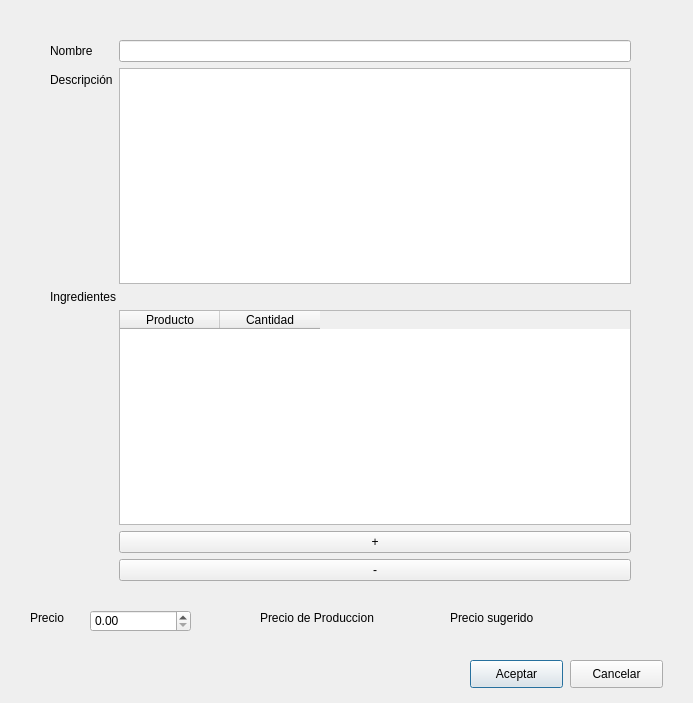
<?xml version="1.0" encoding="UTF-8"?>
<ui version="4.0">
 <class>form_insertarOferta</class>
 <widget class="QDialog" name="form_insertarOferta">
  <property name="geometry">
   <rect>
    <x>0</x>
    <y>0</y>
    <width>693</width>
    <height>703</height>
   </rect>
  </property>
  <property name="windowTitle">
   <string>Dialog</string>
  </property>
  <widget class="QPushButton" name="pushButton_3">
   <property name="geometry">
    <rect>
     <x>470</x>
     <y>660</y>
     <width>93</width>
     <height>28</height>
    </rect>
   </property>
   <property name="text">
    <string>Aceptar</string>
   </property>
  </widget>
  <widget class="QPushButton" name="pushButton_4">
   <property name="geometry">
    <rect>
     <x>570</x>
     <y>660</y>
     <width>93</width>
     <height>28</height>
    </rect>
   </property>
   <property name="text">
    <string>Cancelar</string>
   </property>
  </widget>
  <widget class="QLabel" name="label_4">
   <property name="geometry">
    <rect>
     <x>30</x>
     <y>610</y>
     <width>55</width>
     <height>16</height>
    </rect>
   </property>
   <property name="text">
    <string>Precio</string>
   </property>
  </widget>
  <widget class="QDoubleSpinBox" name="doubleSpinBox">
   <property name="geometry">
    <rect>
     <x>90</x>
     <y>610</y>
     <width>101</width>
     <height>22</height>
    </rect>
   </property>
  </widget>
  <widget class="QLabel" name="label_5">
   <property name="geometry">
    <rect>
     <x>260</x>
     <y>610</y>
     <width>131</width>
     <height>16</height>
    </rect>
   </property>
   <property name="text">
    <string>Precio de Produccion</string>
   </property>
  </widget>
  <widget class="QLabel" name="label_6">
   <property name="geometry">
    <rect>
     <x>450</x>
     <y>610</y>
     <width>91</width>
     <height>16</height>
    </rect>
   </property>
   <property name="text">
    <string>Precio sugerido</string>
   </property>
  </widget>
  <widget class="QWidget" name="layoutWidget">
   <property name="geometry">
    <rect>
     <x>50</x>
     <y>40</y>
     <width>581</width>
     <height>541</height>
    </rect>
   </property>
   <layout class="QFormLayout" name="formLayout">
    <item row="0" column="0">
     <widget class="QLabel" name="label">
      <property name="text">
       <string>Nombre</string>
      </property>
     </widget>
    </item>
    <item row="0" column="1">
     <widget class="QLineEdit" name="lineEdit"/>
    </item>
    <item row="2" column="0">
     <widget class="QLabel" name="label_2">
      <property name="text">
       <string>Descripción</string>
      </property>
     </widget>
    </item>
    <item row="2" column="1">
     <widget class="QTextEdit" name="textEdit"/>
    </item>
    <item row="4" column="0" colspan="2">
     <widget class="QLabel" name="label_3">
      <property name="text">
       <string>Ingredientes</string>
      </property>
     </widget>
    </item>
    <item row="5" column="1">
     <widget class="QTableWidget" name="tableWidget">
      <column>
       <property name="text">
        <string>Producto</string>
       </property>
      </column>
      <column>
       <property name="text">
        <string>Cantidad</string>
       </property>
      </column>
     </widget>
    </item>
    <item row="7" column="1">
     <widget class="QPushButton" name="pushButton">
      <property name="text">
       <string>+</string>
      </property>
     </widget>
    </item>
    <item row="8" column="1">
     <widget class="QPushButton" name="pushButton_2">
      <property name="text">
       <string>-</string>
      </property>
     </widget>
    </item>
   </layout>
  </widget>
 </widget>
 <resources/>
 <connections/>
</ui>
